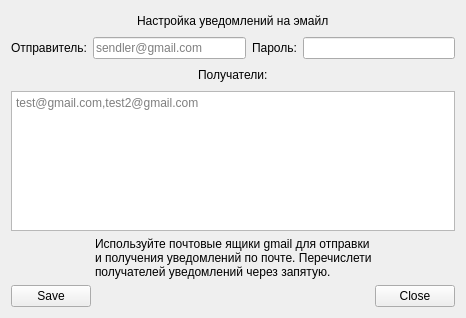
<?xml version="1.0" encoding="UTF-8"?>
<ui version="4.0">
 <class>Form</class>
 <widget class="QWidget" name="Form">
  <property name="geometry">
   <rect>
    <x>0</x>
    <y>0</y>
    <width>466</width>
    <height>318</height>
   </rect>
  </property>
  <property name="windowTitle">
   <string>Configuration</string>
  </property>
  <layout class="QVBoxLayout" name="verticalLayout_2">
   <item>
    <layout class="QHBoxLayout" name="horizontalLayout_2" stretch="0,0,0">
     <item>
      <spacer name="horizontalSpacer">
       <property name="orientation">
        <enum>Qt::Horizontal</enum>
       </property>
       <property name="sizeHint" stdset="0">
        <size>
         <width>40</width>
         <height>20</height>
        </size>
       </property>
      </spacer>
     </item>
     <item>
      <widget class="QLabel" name="label">
       <property name="text">
        <string>Настройка уведомлений на эмайл</string>
       </property>
      </widget>
     </item>
     <item>
      <spacer name="horizontalSpacer_2">
       <property name="orientation">
        <enum>Qt::Horizontal</enum>
       </property>
       <property name="sizeHint" stdset="0">
        <size>
         <width>40</width>
         <height>20</height>
        </size>
       </property>
      </spacer>
     </item>
    </layout>
   </item>
   <item>
    <layout class="QHBoxLayout" name="horizontalLayout">
     <item>
      <widget class="QLabel" name="label_2">
       <property name="text">
        <string>Отправитель:</string>
       </property>
      </widget>
     </item>
     <item>
      <widget class="QLineEdit" name="lineEdit">
       <property name="placeholderText">
        <string>sendler@gmail.com</string>
       </property>
      </widget>
     </item>
     <item>
      <widget class="QLabel" name="label_4">
       <property name="text">
        <string>Пароль:</string>
       </property>
      </widget>
     </item>
     <item>
      <widget class="QLineEdit" name="lineEdit_3">
       <property name="echoMode">
        <enum>QLineEdit::Password</enum>
       </property>
      </widget>
     </item>
    </layout>
   </item>
   <item>
    <layout class="QHBoxLayout" name="horizontalLayout_6">
     <item>
      <layout class="QVBoxLayout" name="verticalLayout">
       <item>
        <layout class="QHBoxLayout" name="horizontalLayout_3">
         <item>
          <spacer name="horizontalSpacer_8">
           <property name="orientation">
            <enum>Qt::Horizontal</enum>
           </property>
           <property name="sizeHint" stdset="0">
            <size>
             <width>40</width>
             <height>20</height>
            </size>
           </property>
          </spacer>
         </item>
         <item>
          <widget class="QLabel" name="label_3">
           <property name="text">
            <string>Получатели:</string>
           </property>
          </widget>
         </item>
         <item>
          <spacer name="horizontalSpacer_9">
           <property name="orientation">
            <enum>Qt::Horizontal</enum>
           </property>
           <property name="sizeHint" stdset="0">
            <size>
             <width>40</width>
             <height>20</height>
            </size>
           </property>
          </spacer>
         </item>
        </layout>
       </item>
       <item>
        <widget class="QTextEdit" name="textEdit">
         <property name="placeholderText">
          <string>test@gmail.com,test2@gmail.com</string>
         </property>
        </widget>
       </item>
      </layout>
     </item>
    </layout>
   </item>
   <item>
    <spacer name="verticalSpacer">
     <property name="orientation">
      <enum>Qt::Vertical</enum>
     </property>
     <property name="sizeHint" stdset="0">
      <size>
       <width>20</width>
       <height>40</height>
      </size>
     </property>
    </spacer>
   </item>
   <item>
    <layout class="QHBoxLayout" name="horizontalLayout_4">
     <item>
      <spacer name="horizontalSpacer_5">
       <property name="orientation">
        <enum>Qt::Horizontal</enum>
       </property>
       <property name="sizeHint" stdset="0">
        <size>
         <width>40</width>
         <height>20</height>
        </size>
       </property>
      </spacer>
     </item>
     <item>
      <widget class="QLabel" name="label_5">
       <property name="text">
        <string>Используйте почтовые ящики gmail для отправки и получения уведомлений по почте. Перечислети получателей уведомлений через запятую.</string>
       </property>
       <property name="scaledContents">
        <bool>false</bool>
       </property>
       <property name="wordWrap">
        <bool>true</bool>
       </property>
      </widget>
     </item>
     <item>
      <spacer name="horizontalSpacer_6">
       <property name="orientation">
        <enum>Qt::Horizontal</enum>
       </property>
       <property name="sizeHint" stdset="0">
        <size>
         <width>40</width>
         <height>20</height>
        </size>
       </property>
      </spacer>
     </item>
    </layout>
   </item>
   <item>
    <layout class="QHBoxLayout" name="horizontalLayout_5">
     <item>
      <widget class="QPushButton" name="pushButton">
       <property name="text">
        <string>Save</string>
       </property>
      </widget>
     </item>
     <item>
      <spacer name="horizontalSpacer_7">
       <property name="orientation">
        <enum>Qt::Horizontal</enum>
       </property>
       <property name="sizeHint" stdset="0">
        <size>
         <width>40</width>
         <height>20</height>
        </size>
       </property>
      </spacer>
     </item>
     <item>
      <widget class="QPushButton" name="pushButton_2">
       <property name="text">
        <string>Close</string>
       </property>
      </widget>
     </item>
    </layout>
   </item>
  </layout>
 </widget>
 <resources/>
 <connections/>
</ui>
